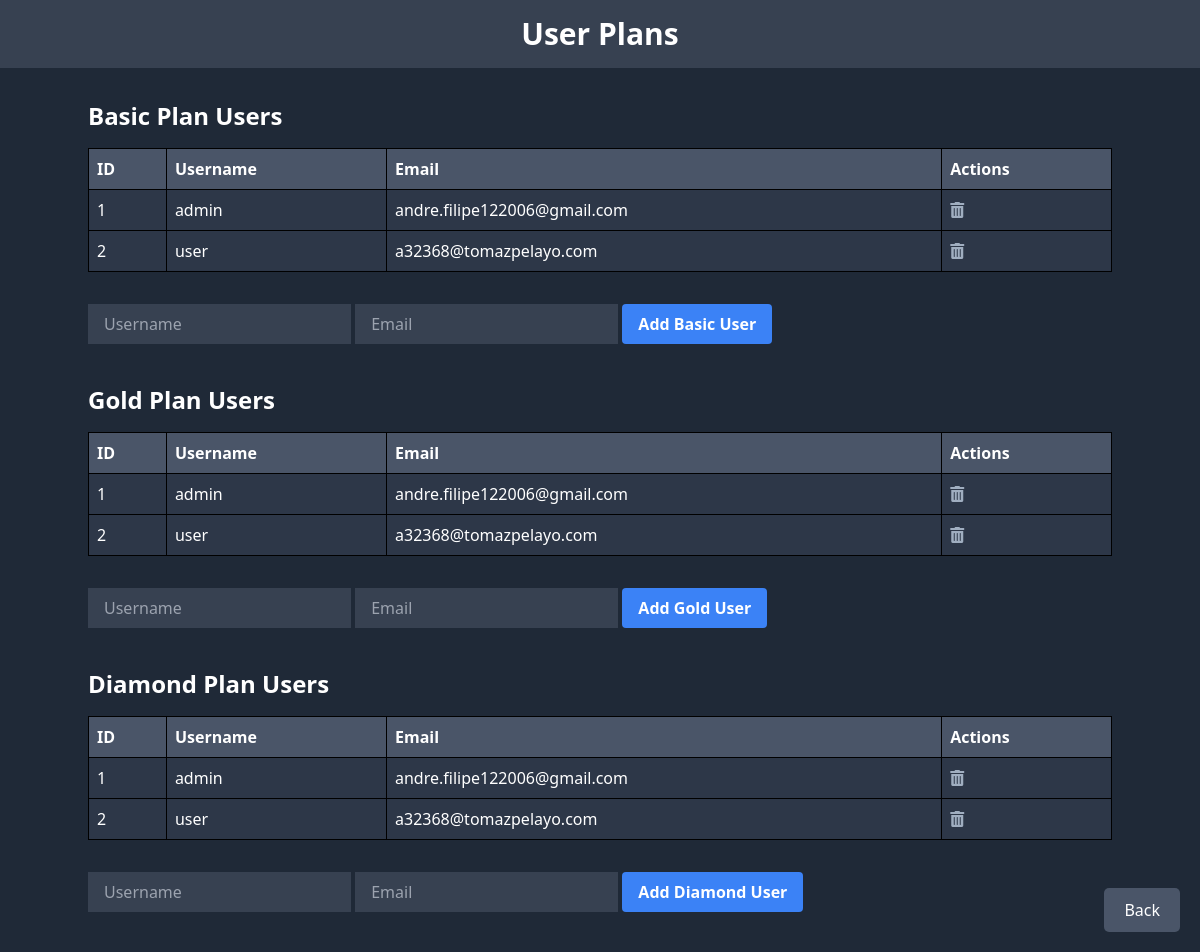
Page /plans (signed in) on the committed database.
### app.py (models this page shows)
class BasicPlanUser(db.Model):
    id = db.Column(db.Integer, primary_key=True)
    username = db.Column(db.String(100), nullable=False)
    email = db.Column(db.String(100), unique=True, nullable=False)

class GoldPlanUser(db.Model):
    id = db.Column(db.Integer, primary_key=True)
    username = db.Column(db.String(100), nullable=False)
    email = db.Column(db.String(100), unique=True, nullable=False)

class DiamondPlanUser(db.Model):
    id = db.Column(db.Integer, primary_key=True)
    username = db.Column(db.String(100), nullable=False)
    email = db.Column(db.String(100), unique=True, nullable=False)

### app.py (the view)
@app.route('/plans')
def plans():
    if 'logged_in' in session and session['logged_in'] and session.get('username') == 'admin':
        basic_plan_users = BasicPlanUser.query.all()
        gold_plan_users = GoldPlanUser.query.all()
        diamond_plan_users = DiamondPlanUser.query.all()
        return render_template('plans.html',
                               basic_plan_users=basic_plan_users,
                               gold_plan_users=gold_plan_users,
                               diamond_plan_users=diamond_plan_users)
    else:
        flash('Acesso restrito. Apenas o administrador pode acessar esta página.', 'error')
        return redirect(url_for('main'))

### server/templates/plans.html (shortened to what this page needs)
<!DOCTYPE html>
<html lang="en">
<head>
    <link href="https://cdn.jsdelivr.net/npm/tailwindcss@2.2.19/dist/tailwind.min.css" rel="stylesheet">
    <link href="https://cdnjs.cloudflare.com/ajax/libs/font-awesome/5.15.4/css/all.min.css" rel="stylesheet">
</head>
<body class="bg-gray-800 text-white">
    <header class="bg-gray-700 p-4 text-center">
        <h1 class="text-3xl font-bold">User Plans</h1>
    </header>
    <div class="container mx-auto mt-8">
        <h2 class="text-2xl font-semibold mb-4">Basic Plan Users</h2>
        <table class="mb-8">
            <tr>
                <th>ID</th>
                <th>Username</th>
                <th>Email</th>
                <th>Actions</th>
            </tr>
            {% for user in basic_plan_users %}
            <tr>
                <td>{{ user.id }}</td>
                <td>{{ user.username }}</td>
                <td>{{ user.email }}</td>
                <td>
                    <form action="{{ url_for('remove_user') }}" method="post" onsubmit="return confirmDelete()">
                        <button type="submit" class="icon-button">
                            <i class="fas fa-trash-alt"></i>
                        </button>
                    </form>
                </td>
            </tr>
            {% endfor %}
        </table>
        <form action="{{ url_for('add_user') }}" method="post" class="mb-8">
            <input type="text" name="username" placeholder="Username" class="bg-gray-700 text-white px-4 py-2 mb-2">
            <input type="email" name="email" placeholder="Email" class="bg-gray-700 text-white px-4 py-2 mb-2">
            <button type="submit" class="bg-blue-500 hover:bg-blue-700 text-white font-bold py-2 px-4 rounded">Add Basic User</button>
        </form>
        <h2 class="text-2xl font-semibold mb-4">Gold Plan Users</h2>
        <table class="mb-8">
            <tr>
                <th>ID</th>
                <th>Username</th>
                <th>Email</th>
                <th>Actions</th>
            </tr>
            {% for user in gold_plan_users %}
            <tr>
                <td>{{ user.id }}</td>
                <td>{{ user.username }}</td>
                <td>{{ user.email }}</td>
                <td>
                    <form action="{{ url_for('remove_user') }}" method="post" onsubmit="return confirmDelete()">
                        <button type="submit" class="icon-button">
                            <i class="fas fa-trash-alt"></i>
                        </button>
                    </form>
                </td>
            </tr>
            {% endfor %}
        </table>
        <form action="{{ url_for('add_user') }}" method="post" class="mb-8">
            <input type="text" name="username" placeholder="Username" class="bg-gray-700 text-white px-4 py-2 mb-2">
            <input type="email" name="email" placeholder="Email" class="bg-gray-700 text-white px-4 py-2 mb-2">
            <button type="submit" class="bg-blue-500 hover:bg-blue-700 text-white font-bold py-2 px-4 rounded">Add Gold User</button>
        </form>
        <h2 class="text-2xl font-semibold mb-4">Diamond Plan Users</h2>
        <table class="mb-8">
            <tr>
                <th>ID</th>
                <th>Username</th>
                <th>Email</th>
                <th>Actions</th>
            </tr>
            {% for user in diamond_plan_users %}
            <tr>
                <td>{{ user.id }}</td>
                <td>{{ user.username }}</td>
                <td>{{ user.email }}</td>
                <td>
                    <form action="{{ url_for('remove_user') }}" method="post" onsubmit="return confirmDelete()">
                        <button type="submit" class="icon-button">
                            <i class="fas fa-trash-alt"></i>
                        </button>
                    </form>
                </td>
            </tr>
            {% endfor %}
        </table>
        <form action="{{ url_for('add_user') }}" method="post" class="mb-8">
            <input type="text" name="username" placeholder="Username" class="bg-gray-700 text-white px-4 py-2 mb-2">
            <input type="email" name="email" placeholder="Email" class="bg-gray-700 text-white px-4 py-2 mb-2">
            <button type="submit" class="bg-blue-500 hover:bg-blue-700 text-white font-bold py-2 px-4 rounded">Add Diamond User</button>
        </form>
    </div>
    <a href="{{ url_for('main') }}" class="back-button">Back</a>
</body>
</html>

### server/templates/plans.html (style rules this page uses)
table { width: 100%; border-collapse: collapse; margin-bottom: 20px; }
table, th, td { border: 1px solid black; }
th, td { padding: 8px; text-align: left; }
th { background-color: #4a5568; }
td { background-color: #2d3748; }
.back-button { position: fixed; bottom: 20px; right: 20px; background-color: #4a5568; padding: 10px 20px; border-radius: 5px; color: white; text-decoration: none; transition: background-color 0.3s ease; }
.icon-button { background-color: transparent; color: #a0aec0; transition: color 0.3s ease; }

### rows in the picture
BasicPlanUser: id "1", username "admin", email "andre.filipe122006@gmail.com"
BasicPlanUser: id "2", username "user", email "a32368@tomazpelayo.com"
GoldPlanUser: id "1", username "admin", email "andre.filipe122006@gmail.com"
GoldPlanUser: id "2", username "user", email "a32368@tomazpelayo.com"
DiamondPlanUser: id "1", username "admin", email "andre.filipe122006@gmail.com"
DiamondPlanUser: id "2", username "user", email "a32368@tomazpelayo.com"
